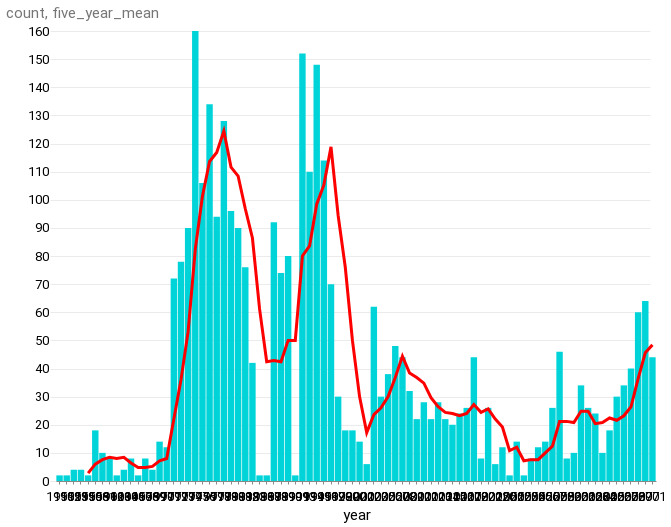

The notebook cell this image was saved under:
### Code cell
base = alt.Chart(years).encode(x="year:O")

bar = base.mark_bar().encode(y="count:Q")

line = base.mark_line(color="red").encode(y="five_year_mean:Q")

(bar + line).properties(width=600)

### Figure 1 — Vega-Lite specification as saved in the notebook (floating-point values rounded to 4 significant figures)
{"config": {"view": {"width": 800, "height": 450, "strokeOpacity": 0}, "background": "#ffffff", "title": {"anchor": "start", "font": "Summit Sans", "fontColor": "palette[\"black\"]", "fontSize": 18, "fontWeight": "normal"}, "arc": {"fill": "#00d4d8"}, "area": {"fill": "#00d4d8"}, "line": {"stroke": "#00d4d8", "strokeWidth": 3}, "path": {"stroke": "#00d4d8"}, "rect": {"fill": "#00d4d8"}, "shape": {"stroke": "#00d4d8"}, "bar": {"fill": "#00d4d8"}, "point": {"stroke": "#00d4d8"}, "symbol": {"fill": "#00d4d8", "size": 30}, "axis": {"titleFont": "Roboto", "titleFontSize": 15, "titleFontWeight": "normal", "labelFont": "Roboto, sans", "labelFontSize": 13, "labelFontWeight": "normal"}, "axisX": {"labelAngle": 0, "labelPadding": 6, "tickSize": 3, "grid": false}, "axisY": {"labelBaseline": "middle", "maxExtent": 45, "minExtent": 45, "titleAlign": "left", "titleAngle": 0, "titleX": -45, "titleY": -11, "domainOpacity": 0, "gridWidth": 0.6, "gridColor": "#dddddd", "offset": 6, "tickSize": 0, "titleColor": "#767676"}, "legend": {"titleFont": "Roboto", "titleFontSize": 15, "titleFontWeight": "normal", "symbolType": "square", "labelFont": "Roboto, sans", "labelFontSize": 13}, "range": {"category": ["#005f66", "#e37e2d", "#d64a3b", "#76b0ef", "#c1bc40"], "diverging": ["#e68a4f", "#f4bb6a", "#f9e39c", "#dadfe2", "#a6b7c6", "#849eae"], "heatmap": ["#7ff6f6", "#00eeef", "#00d4d8", "#00abb2", "#00848b", "#fbf2c7", "#00363d"], "ordinal": ["#7ff6f6", "#00eeef", "#00d4d8", "#00abb2", "#00848b", "#fbf2c7", "#00363d"], "ramp": ["#7ff6f6", "#00eeef", "#00d4d8", "#00abb2", "#00848b", "#fbf2c7", "#00363d"]}}, "layer": [{"mark": "bar", "encoding": {"x": {"field": "year", "type": "ordinal"}, "y": {"field": "count", "type": "quantitative"}}}, {"mark": {"type": "line", "color": "red"}, "encoding": {"x": {"field": "year", "type": "ordinal"}, "y": {"field": "five_year_mean", "type": "quantitative"}}}], "data": {"name": "data-b20a36234c8dd6ba7a679e5e12a5daad"}, "width": 600, "$schema": "https://vega.github.io/schema/vega-lite/v4.17.0.json", "datasets": {"data-b20a36234c8dd6ba7a679e5e12a5daad": [{"year": "1950", "count": 2, "five_year_mean": null}, {"year": "1952", "count": 2, "five_year_mean": null}, {"year": "1953", "count": 4, "five_year_mean": null}, {"year": "1955", "count": 4, "five_year_mean": null}, {"year": "1956", "count": 2, "five_year_mean": 2.8}, {"year": "1958", "count": 18, "five_year_mean": 6.0}, {"year": "1961", "count": 10, "five_year_mean": 7.6}, {"year": "1962", "count": 8, "five_year_mean": 8.4}, {"year": "1963", "count": 2, "five_year_mean": 8.0}, {"year": "1964", "count": 4, "five_year_mean": 8.4}, {"year": "1965", "count": 8, "five_year_mean": 6.4}, {"year": "1967", "count": 2, "five_year_mean": 4.8}, {"year": "1968", "count": 8, "five_year_mean": 4.8}, {"year": "1969", "count": 4, "five_year_mean": 5.2}, {"year": "1970", "count": 14, "five_year_mean": 7.2}, {"year": "1971", "count": 12, "five_year_mean": 8.0}, {"year": "1972", "count": 72, "five_year_mean": 22.0}, {"year": "1973", "count": 78, "five_year_mean": 36.0}, {"year": "1974", "count": 90, "five_year_mean": 53.2}, {"year": "1975", "count": 160, "five_year_mean": 82.4}, {"year": "1976", "count": 106, "five_year_mean": 101.2}, {"year": "1977", "count": 134, "five_year_mean": 113.6}, {"year": "1978", "count": 94, "five_year_mean": 116.8}, {"year": "1979", "count": 128, "five_year_mean": 124.4}, {"year": "1980", "count": 96, "five_year_mean": 111.6}, {"year": "1981", "count": 90, "five_year_mean": 108.4}, {"year": "1982", "count": 76, "five_year_mean": 96.8}, {"year": "1983", "count": 42, "five_year_mean": 86.4}, {"year": "1986", "count": 2, "five_year_mean": 61.2}, {"year": "1987", "count": 2, "five_year_mean": 42.4}, {"year": "1988", "count": 92, "five_year_mean": 42.8}, {"year": "1989", "count": 74, "five_year_mean": 42.4}, {"year": "1990", "count": 80, "five_year_mean": 50.0}, {"year": "1991", "count": 2, "five_year_mean": 50.0}, {"year": "1993", "count": 152, "five_year_mean": 80.0}, {"year": "1994", "count": 110, "five_year_mean": 83.6}, {"year": "1995", "count": 148, "five_year_mean": 98.4}, {"year": "1996", "count": 114, "five_year_mean": 105.2}, {"year": "1997", "count": 70, "five_year_mean": 118.8}, {"year": "1998", "count": 30, "five_year_mean": 94.4}, {"year": "1999", "count": 18, "five_year_mean": 76.0}, {"year": "2000", "count": 18, "five_year_mean": 50.0}, {"year": "2001", "count": 14, "five_year_mean": 30.0}, {"year": "2002", "count": 6, "five_year_mean": 17.2}, {"year": "2003", "count": 62, "five_year_mean": 23.6}, {"year": "2005", "count": 30, "five_year_mean": 26.0}, {"year": "2006", "count": 38, "five_year_mean": 30.0}, {"year": "2007", "count": 48, "five_year_mean": 36.8}, {"year": "2008", "count": 44, "five_year_mean": 44.4}, {"year": "2009", "count": 32, "five_year_mean": 38.4}, {"year": "2010", "count": 22, "five_year_mean": 36.8}, {"year": "2011", "count": 28, "five_year_mean": 34.8}, {"year": "2012", "count": 22, "five_year_mean": 29.6}, {"year": "2013", "count": 28, "five_year_mean": 26.4}, {"year": "2014", "count": 22, "five_year_mean": 24.4}, {"year": "2015", "count": 20, "five_year_mean": 24.0}, {"year": "2016", "count": 24, "five_year_mean": 23.2}, {"year": "2017", "count": 26, "five_year_mean": 24.0}, {"year": "2018", "count": 44, "five_year_mean": 27.2}, {"year": "2020", "count": 8, "five_year_mean": 24.4}, {"year": "2021", "count": 26, "five_year_mean": 25.6}, {"year": "2022", "count": 6, "five_year_mean": 22.0}, {"year": "2050", "count": 12, "five_year_mean": 19.2}, {"year": "2051", "count": 2, "five_year_mean": 10.8}, {"year": "2052", "count": 14, "five_year_mean": 12.0}, {"year": "2053", "count": 2, "five_year_mean": 7.2}, {"year": "2054", "count": 8, "five_year_mean": 7.6}, {"year": "2055", "count": 12, "five_year_mean": 7.6}, {"year": "2056", "count": 14, "five_year_mean": 10.0}, {"year": "2057", "count": 26, "five_year_mean": 12.4}, {"year": "2058", "count": 46, "five_year_mean": 21.2}, {"year": "2059", "count": 8, "five_year_mean": 21.2}, {"year": "2060", "count": 10, "five_year_mean": 20.8}, {"year": "2061", "count": 34, "five_year_mean": 24.8}, {"year": "2062", "count": 26, "five_year_mean": 24.8}, {"year": "2063", "count": 24, "five_year_mean": 20.4}, {"year": "2064", "count": 10, "five_year_mean": 20.8}, {"year": "2065", "count": 18, "five_year_mean": 22.4}, {"year": "2066", "count": 30, "five_year_mean": 21.6}, {"year": "2067", "count": 34, "five_year_mean": 23.2}, {"year": "2068", "count": 40, "five_year_mean": 26.4}, {"year": "2069", "count": 60, "five_year_mean": 36.4}, {"year": "2070", "count": 64, "five_year_mean": 45.6}, {"year": "2071", "count": 44, "five_year_mean": 48.4}]}}
